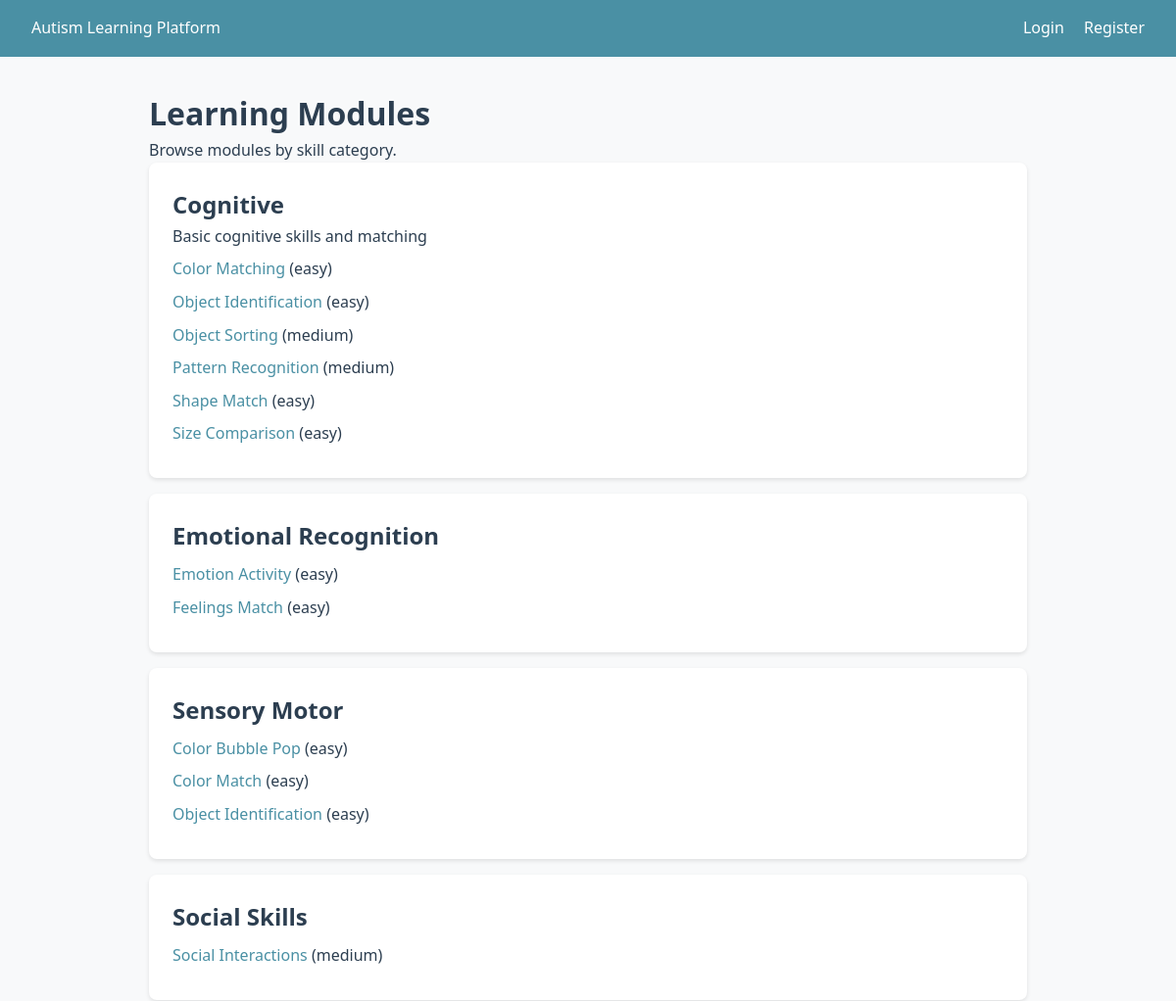
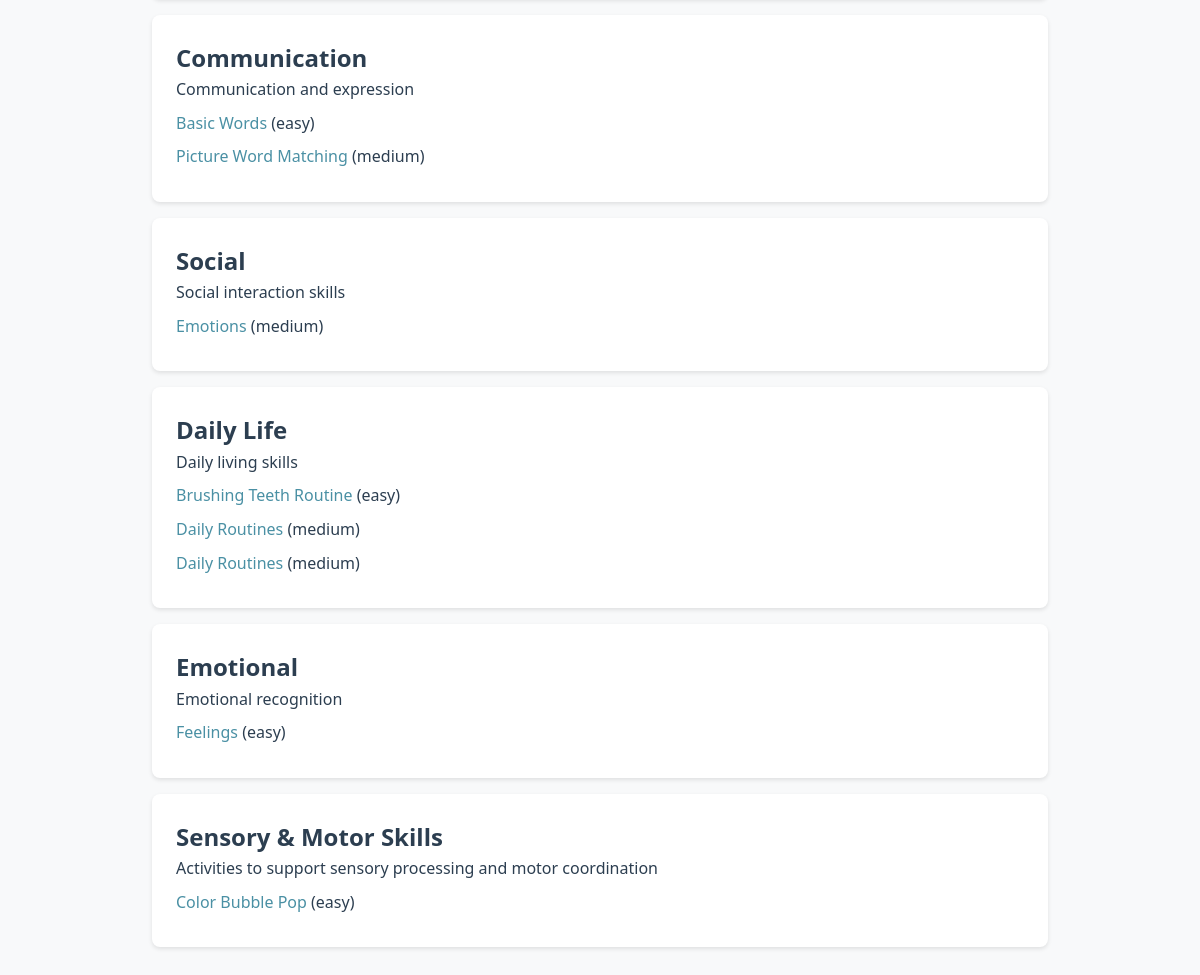
Page /learning/modules/ on the committed database (2 pictures, top to bottom).
### learning/models.py (models this page shows, shortened)
class LearningModule(models.Model):
    class SkillCategory(models.TextChoices):
        COMMUNICATION = "communication", "Communication"
        SOCIAL = "social", "Social Skills"
        COGNITIVE = "cognitive", "Cognitive"
        DAILY = "daily", "Daily Life Skills"
        EMOTIONAL = "emotional", "Emotional Recognition"
    name = models.CharField(max_length=200)
    description = models.TextField(blank=True)
    category = models.CharField(
        max_length=20,
        choices=SkillCategory.choices,
        default=SkillCategory.COGNITIVE,
    )
    icon = models.ImageField(upload_to="module_icons/", blank=True, null=True)
    order = models.PositiveIntegerField(default=0)
    is_active = models.BooleanField(default=True)
    created_at = models.DateTimeField(auto_now_add=True)
    updated_at = models.DateTimeField(auto_now=True)
    class Meta:
        ordering = ["order", "name"]

class LearningActivity(models.Model):
    class Difficulty(models.TextChoices):
        EASY = "easy", "Easy"
        MEDIUM = "medium", "Medium"
        HARD = "hard", "Hard"
    module = models.ForeignKey(
        LearningModule,
        on_delete=models.CASCADE,
        related_name="activities",
    )
    title = models.CharField(max_length=200)
    description = models.TextField(blank=True)
    difficulty = models.CharField(
        max_length=10,
        choices=Difficulty.choices,
        default=Difficulty.EASY,
    )
    image = models.ImageField(upload_to="activity_images/", blank=True, null=True)
    audio_guide = models.FileField(
        upload_to="activity_audio/",
        blank=True,
        null=True,
        help_text="Audio guidance for the activity",
    )
    video_url = models.URLField(blank=True, null=True)
    template_name = models.CharField(
        max_length=100,
        blank=True,
        help_text="Template to render (e.g. color_match, object_identification)",
    )
    order = models.PositiveIntegerField(default=0)
    reward_points = models.PositiveIntegerField(default=10)
    is_active = models.BooleanField(default=True)
    created_at = models.DateTimeField(auto_now_add=True)
    updated_at = models.DateTimeField(auto_now=True)
    class Meta:
        ordering = ["module", "order", "title"]
        verbose_name_plural = "Learning activities"

### learning/views.py (the view)
# urls.py: path("modules/", views.module_list, name="module_list"),
def module_list(request):
    modules = LearningModule.objects.filter(is_active=True).prefetch_related("activities")
    return render(request, "learning/module_list.html", {"modules": modules})

### templates/learning/module_list.html (shortened to what this page needs)
{% extends "base.html" %}
{% block content %}
<h1>Learning Modules</h1>
<p>Browse modules by skill category.</p>
{% for module in modules %}
<div class="card">
    <h2>{{ module.name }}</h2>
    <p>{{ module.description|default:"" }}</p>
    <ul>
        {% for activity in module.activities.all %}
        <li><a href="{% url 'learning:activity_detail' pk=activity.pk %}">{{ activity.title }}</a> ({{ activity.difficulty }})</li>
        {% empty %}
        <li>No activities in this module yet.</li>
        {% endfor %}
    </ul>
</div>
{% empty %}
<p>No modules available yet.</p>
{% endfor %}
{% endblock %}

### templates/base.html (style rules this page uses)
:root { --primary: #4a90a4; --accent: #f5a623; --bg: #f8f9fa; --text: #2c3e50; }
* { box-sizing: border-box; margin: 0; padding: 0; }
body { font-family: 'Segoe UI', Tahoma, sans-serif; background: var(--bg); color: var(--text); line-height: 1.6; }
.card { background: white; border-radius: 8px; padding: 1.5rem; margin-bottom: 1rem; box-shadow: 0 2px 4px rgba(0,0,0,0.1); }
ul { list-style: none; }
ul li { margin: 0.5rem 0; }
ul li a { color: var(--primary); text-decoration: none; }

### rows in the picture
LearningModule: name "Cognitive", description "Basic cognitive skills and matching"
LearningActivity: title "Color Matching", difficulty "easy"
LearningActivity: title "Object Identification", difficulty "easy"
LearningActivity: title "Object Sorting", difficulty "medium"
LearningActivity: title "Pattern Recognition", difficulty "medium"
LearningActivity: title "Shape Match", difficulty "easy"
LearningActivity: title "Size Comparison", difficulty "easy"
LearningModule: name "Emotional Recognition"
LearningActivity: title "Emotion Activity", difficulty "easy"
LearningActivity: title "Feelings Match", difficulty "easy"
LearningModule: name "Sensory Motor"
LearningActivity: title "Color Bubble Pop", difficulty "easy"
LearningActivity: title "Color Match", difficulty "easy"
LearningActivity: title "Object Identification", difficulty "easy"
LearningModule: name "Social Skills"
LearningActivity: title "Social Interactions", difficulty "medium"
LearningModule: name "Communication", description "Communication and expression"
LearningActivity: title "Basic Words", difficulty "easy"
LearningActivity: title "Picture Word Matching", difficulty "medium"
LearningModule: name "Social", description "Social interaction skills"
LearningActivity: title "Emotions", difficulty "medium"
LearningModule: name "Daily Life", description "Daily living skills"
LearningActivity: title "Brushing Teeth Routine", difficulty "easy"
LearningActivity: title "Daily Routines", difficulty "medium"
LearningActivity: title "Daily Routines", difficulty "medium"
LearningModule: name "Emotional", description "Emotional recognition"
LearningActivity: title "Feelings", difficulty "easy"
LearningModule: name "Sensory & Motor Skills", description "Activities to support sensory processing and motor coordination"
LearningActivity: title "Color Bubble Pop", difficulty "easy"
